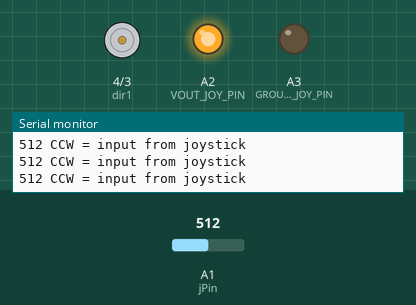
Recording of a sketch running on a simulated Arduino Uno, built with avr-gcc and run on an emulated ATmega328P. Shown: motor-driver pin pairs drawn as motors (green arrow = first pin HIGH = forward, orange = second pin HIGH = backward, longer = more drive, scaled by the enable pin), output pins drawn as LEDs (lit = HIGH), the last lines printed to the serial monitor. The test bench sets the inputs (shaded band); at power-on: A1 (jPin) = 512.

Above: at 1.2 s.
1.3 s: A1 (jPin) set to 511
2.8 s: A1 (jPin) set to 716
At 4.0 s:
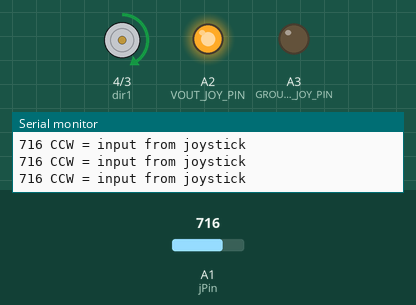
4.3 s: A1 (jPin) set to 1023
At 5.5 s:
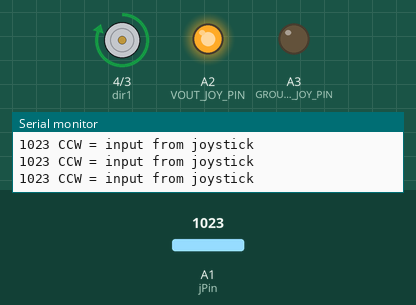
5.8 s: A1 (jPin) set to 0
At 6.7 s:
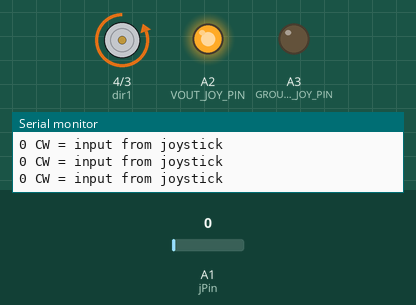
7.3 s: A1 (jPin) set to 306
At 8.5 s:
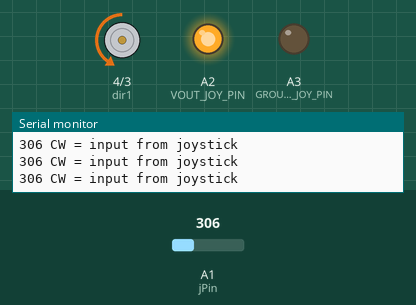
8.8 s: A1 (jPin) set to 522
At 9.6 s:
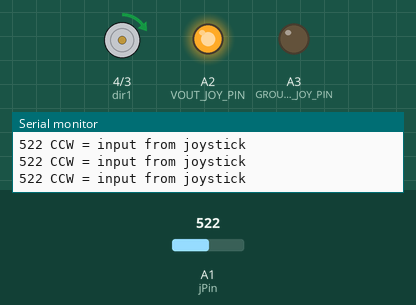
Timing chart, 0 to 11.3 s (numbered marks = the images above; inputs shaded):
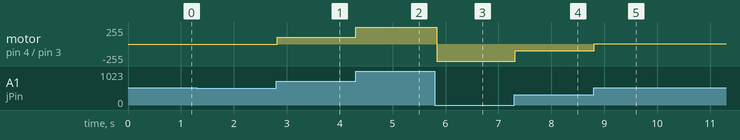

The sketch:

DC_Motor_Joystick.ino
```cpp
/*
  Purpose of this program is to know how to use and understand the funcion of a DC motors with a joystick.
  DC motor connects to input pin 1 and input 2 of the L293D chip.
  L293D is a H-bridge dual motor driver IC.
  The direction of DC motor is being controlled using the X axis of the joystick.
  Joystick connects to analog pin A1 of the ardunio.
  Joystick ground connects to analog pin A2, 5V pin connects to analog pin A3.
*/

#define GROUND_JOY_PIN A3  //joystick ground pin will connect to Arduino analog pin A3
#define VOUT_JOY_PIN A2  //joystick +5 V pin will connect to Arduino analog pin A2

int speedPin = 5; //speed pin connected to enable 1,2 on L293D chip
int dir1 = 4; //DC motor connected to input 1 of L293D chip
int dir2 = 3; //DC motor connected to input 2 of L293D chip
int mSpeed;
int jPin = A1; //X axis reading from joystick will go into analog pin A1
int jVal;

void setup() {
  // put your setup code here, to run once:

  Serial.begin(9600);
  pinMode(speedPin, OUTPUT); //pin 5 used as output
  pinMode(dir1, OUTPUT); //pin 4 used as input
  pinMode(dir2, OUTPUT); //pin 3 used as input
  pinMode(jPin, INPUT); //pin A1 used as output

  pinMode(VOUT_JOY_PIN, OUTPUT) ; //pin A3 used as output
  pinMode(GROUND_JOY_PIN, OUTPUT) ; //pin A2 used as output
  digitalWrite(VOUT_JOY_PIN, HIGH) ; //set pin A2 to high (+5V)
  digitalWrite(GROUND_JOY_PIN, LOW) ; //set pin A3 to low (ground)

}

void loop() {
  // put your main code here, to run repeatedly:

  int jVal = analogRead(jPin);  //read joystick input on pin A1

  //Clockwise (CW)
  if (jVal < 512) {
    digitalWrite(dir1, LOW); //set pin 4 to low
    digitalWrite(dir2, HIGH); //set pin 3 to high
    mSpeed = -255. / 512.*jVal + 255.; //speed adjustment
    analogWrite(speedPin, mSpeed);
    Serial.print(jVal); //print the value from A1
    Serial.println(" CW = input from joystick"); //print " CW = input from joystick"

  }

  //Counter clock wise (CCW)
  if (jVal >= 512) {
    digitalWrite(dir1, HIGH); //set pin 4 to high
    digitalWrite(dir2, LOW);//set pin 3 to low
    mSpeed = (255. / 512.) * jVal - 255.; //speed adjustment
    analogWrite(speedPin, mSpeed);
    Serial.print(jVal); //print the value from A1
    Serial.println(" CCW = input from joystick"); //print " CCW = input from joystick"

  }

}
```

Measured:
- after the input at 2.8 s, motor on pin 4 (dir1) / pin 3 (dir2): stopped → forward 101/255 at once
- after the input at 4.3 s, motor on pin 4 (dir1) / pin 3 (dir2): forward 101/255 → forward 254/255 at once
- after the input at 5.8 s, motor on pin 4 (dir1) / pin 3 (dir2): forward 254/255 → backward 255/255 at once
- after the input at 7.3 s, motor on pin 4 (dir1) / pin 3 (dir2): backward 255/255 → backward 102/255 at once
- after the input at 8.8 s, motor on pin 4 (dir1) / pin 3 (dir2): backward 102/255 → forward 4/255 at once
